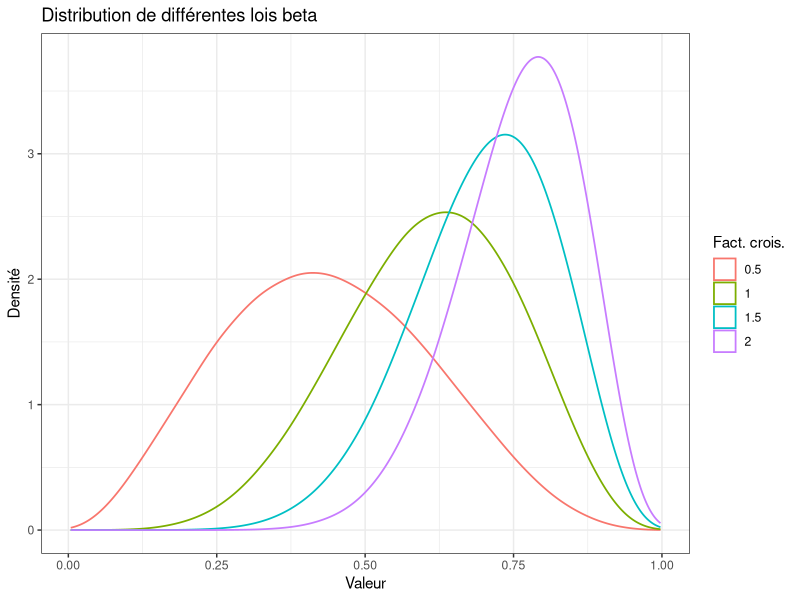
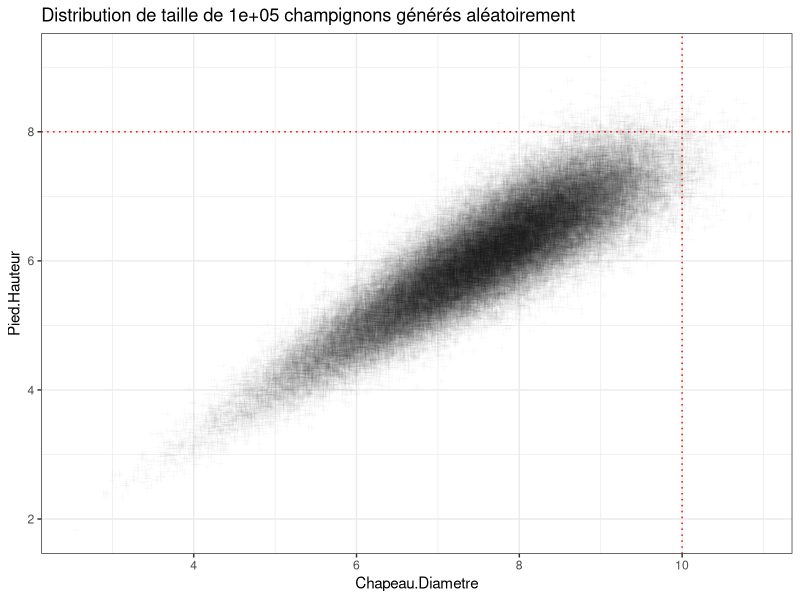
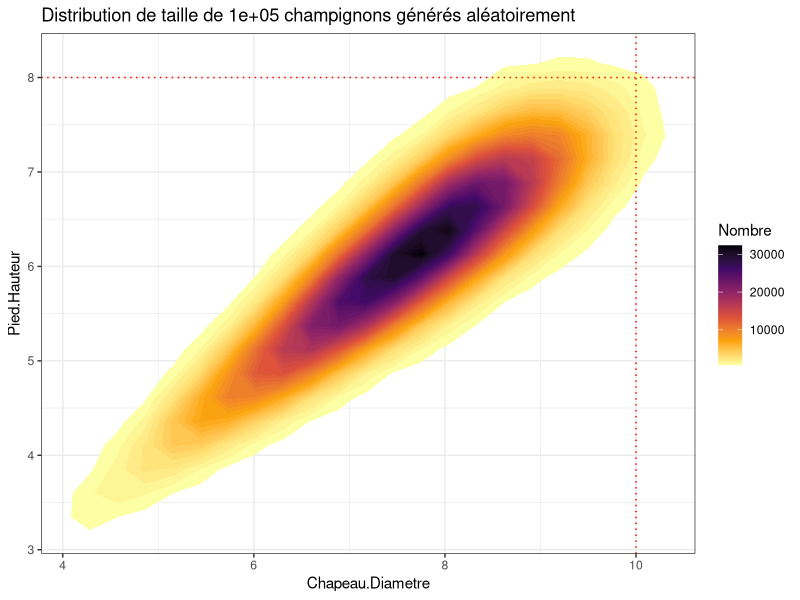
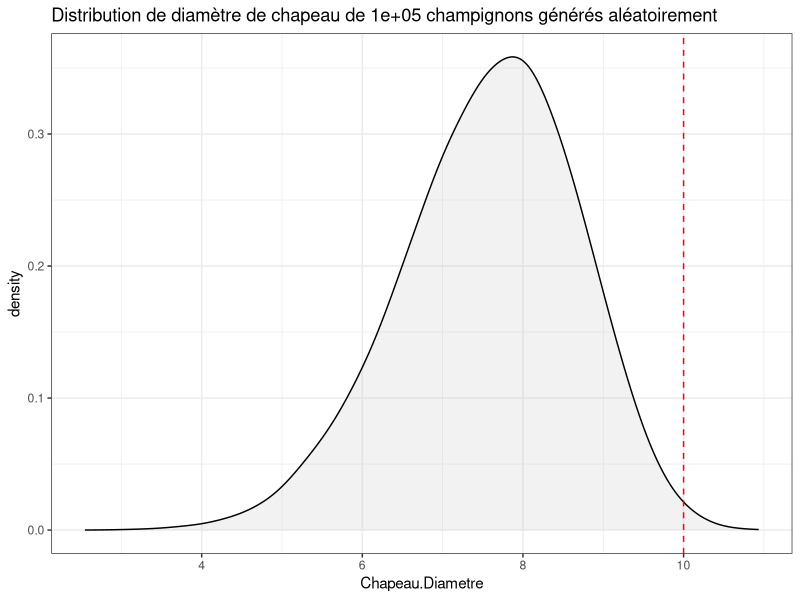

Reproduce these figures in R, in order.
##########################
#     INITIALISATION     #
##########################

# Chargement des bibliothèques
library(tidyverse)    # Outils génériques
library(microbenchmark)

##################################
#       FACTEUR CROISSANCE       #
##################################

n_distrib <- 1e6

# Lois de distribution

binom_size <- 20
fonction_binomiale <- function(x){rbinom(n = n_distrib, size = binom_size, prob = .65)}
temps_binomiale <- microbenchmark(fonction_binomiale(x))
valeurs_binomiale <- data.frame(val = fonction_binomiale(x))
distrib_binomiale <- ggplot(data = valeurs_binomiale, aes(x = val)) +
  ggtitle("Loi binomiale") +
  xlim(min =0, max = 1) +
  xlab("Valeur") +
  ylab("Densité") +
  geom_histogram(fill = "grey", color= "black", bins = 4*binom_size, center = 0.5) + 
  theme_bw()

fonction_uniforme <- function(x){runif(n = n_distrib)}
temps_uniforme <- microbenchmark(fonction_uniforme(x))
valeurs_uniforme <- data.frame(val = fonction_uniforme(x))
distrib_uniforme <- ggplot(data = valeurs_uniforme, aes(x = val)) +
  ggtitle("Loi uniforme") +
  xlim(min =0, max = 1) +
  xlab("Valeur") +
  ylab("Densité") +
  geom_histogram(fill = "grey", color= "black", bins = 4*binom_size, center = 0.5) + 
  theme_bw()

fonction_normale <- function(x){rnorm(n = n_distrib)}
temps_normale <- microbenchmark(fonction_normale(x))
valeurs_normale <- data.frame(val = fonction_normale(x))
distrib_normale <- ggplot(data = valeurs_normale, aes(x = val)) +
  ggtitle("Loi normale") +
#  xlim(min =0, max = 1) +
  xlab("Valeur") +
  ylab("Densité") +
  geom_histogram(fill = "grey", color= "black", bins = 4*binom_size, center = 0.5) + 
  theme_bw()

fonction_beta <- function(x){rbeta(n = n_distrib, shape1 = 6, shape2 = 4, ncp = .5)}
temps_beta <- microbenchmark(fonction_beta(x))
valeurs_beta <- data.frame(val = fonction_beta(x))
distrib_beta <- ggplot(data = valeurs_beta, aes(x = val)) +
  ggtitle("Loi beta") +
  xlim(min =0, max = 1) +
  xlab("Valeur") +
  ylab("Densité") +
  geom_histogram(fill = "grey", color= "black", bins = 2*binom_size, center = 0.5) + 
  theme_bw()

fonction_poisson <- function(x){rpois(n = n_distrib, lambda = binom_size/3)/binom_size}
temps_poisson <- microbenchmark(fonction_poisson(x))
valeurs_poisson <- data.frame(val = fonction_poisson(x))
distrib_poisson <- ggplot(data = valeurs_poisson, aes(x = val)) +
  ggtitle("Loi de Poisson") +
  xlim(min =0, max = 1) +
  xlab("Valeur") +
  ylab("Densité") +
  geom_histogram(fill = "grey", color= "black", center = 0.5, bins = 4*binom_size) + 
  theme_bw()

# Focus sur la loi Beta
facteurs <- c(.5, 1, 1.5, 2)

loi_beta <- function(facteur){rbeta(n = n_distrib, shape1 = 6*facteur, shape2 = 4, ncp = .5*facteur)}

beta <-lapply(X = facteurs, FUN = loi_beta)
names(beta) <- facteurs
beta <- as.data.frame(beta)
beta <- pivot_longer(beta, cols = 1:ncol(beta))
beta$name <- str_remove(beta$name, "X")

lois_beta <- ggplot(data = beta, aes(x = value, colour = name)) +
  ggtitle("Distribution de différentes lois beta") +
  labs(colour= "Fact. crois.") +
  xlab("Valeur") +
  ylab("Densité") +
  geom_density(alpha = .7, bw = .025, size = .6) + 
  theme_bw()





###############################
#       DISTRIBUTION 2D       #
###############################

n_champis <- 1e5      # Nombre de champignons
f_crois <- 2          # Facteur de croissance

Chap.Diam <- 10
Pied.Haut <- 8

Champi_demo <- NULL
Champi_demo$FacteurTaille <- rbeta(n = n_champis, shape1 = 6*f_crois, shape2 =4, ncp = .5*f_crois)
Champi_demo$Chapeau.Diametre <- Chap.Diam*Champi_demo$FacteurTaille*rnorm(n = n_champis, mean = 1, sd = .05) #.1
Champi_demo$Pied.Hauteur <- Pied.Haut*Champi_demo$FacteurTaille*rnorm(n = n_champis, mean = 1, sd = .05)
Champi_demo <- as.data.frame(Champi_demo)

outliers_diam <- mean(Champi_demo$Chapeau.Diametre > Chap.Diam)

scatter2d <-ggplot(data = Champi_demo, aes(x = Chapeau.Diametre, y = Pied.Hauteur)) +
  ggtitle(paste0("Distribution de taille de ", n_champis, " champignons générés aléatoirement")) +
  geom_point(shape = 3, alpha = 2e3/n_champis) +
  theme_bw() +
  geom_vline(xintercept = Chap.Diam, linetype = "dotted", color = "red") +
  geom_hline(yintercept = Pied.Haut, linetype = "dotted", color = "red")

densite2d <- ggplot(data = Champi_demo, aes(x = Chapeau.Diametre, y = Pied.Hauteur)) +
  ggtitle(paste0("Distribution de taille de ", n_champis, " champignons générés aléatoirement")) +
  # geom_density2d_filled(bins = 100) +
  # geom_density2d(bins=15, color = "white", alpha = .2) +
  # scale_fill_viridis_d(option = "H", direction = 1) + #B,F,G (H)
  # theme(legend.position="none") +
  stat_density_2d(geom = "polygon", contour = TRUE, contour_var = "count",       #density, count, ndensity
                  aes(fill = after_stat(level)),
                  bins = 50, n = 30) +
  scale_fill_viridis_c(option = "B", direction = -1, name = "Nombre") + #B,F,G (H)
  theme_bw() +
  geom_vline(xintercept = Chap.Diam, linetype = "dotted", color = "red") +
  geom_hline(yintercept = Pied.Haut, linetype = "dotted", color = "red")

distrib_diametre <- ggplot(data = Champi_demo, aes(x = Chapeau.Diametre)) +
  ggtitle(paste0("Distribution de diamètre de chapeau de ", n_champis, " champignons générés aléatoirement")) +
#  geom_histogram(bins = 40, color = "black", fill = "grey") +
  geom_density(bw = .2, fill = "grey", alpha = .2) +
  theme_bw() +
  geom_vline(xintercept = Chap.Diam, linetype = "dashed", color = "red")

lois_beta           # Profil des lois beta selon facteur de croissance
scatter2d           # Nuage de points des tailles/diamètres
densite2d           # Graphique de densité des tailles/diamètres
distrib_diametre    # Distribution du diamètre
outliers_diam*100       # % de diamètres hors-norme


save.image(file = "EKR-Champis-Intro.RData")
